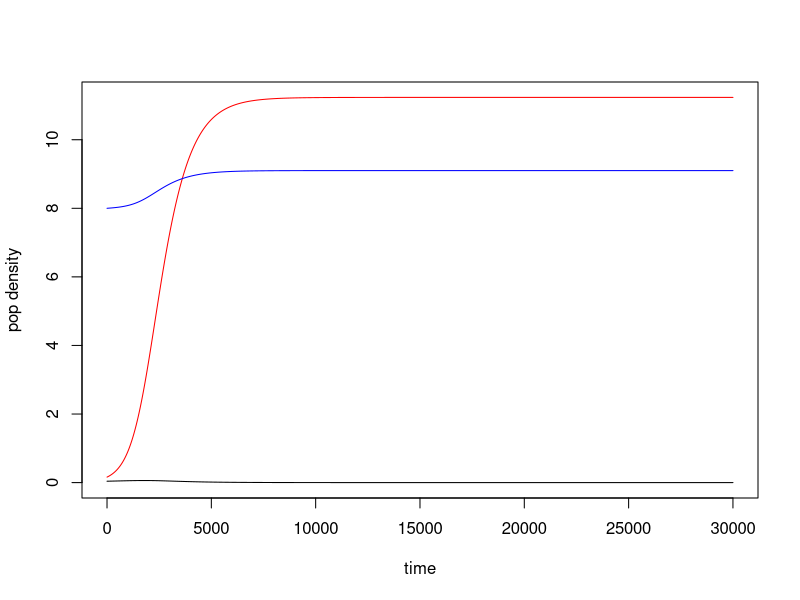
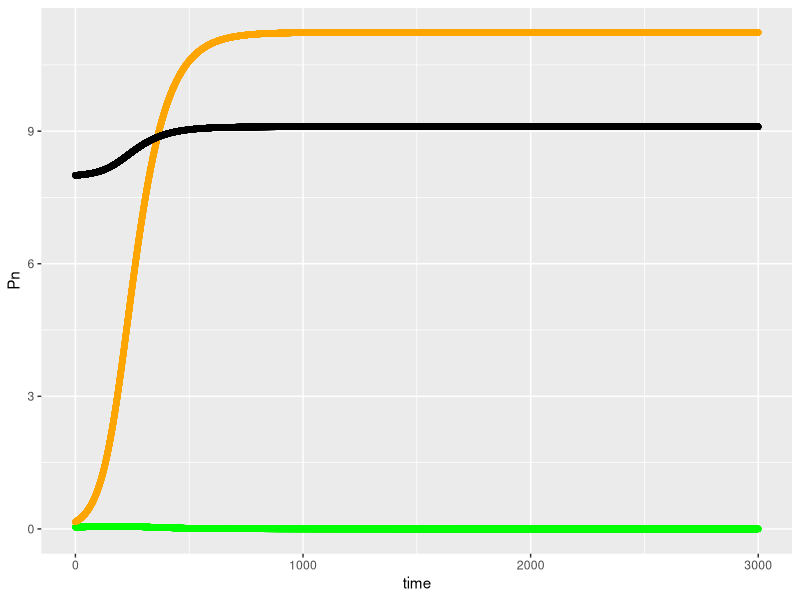

R code for these plots, in order:
#=============================================================================
# R code to implement and explore an ODE for resource-consumer dynamics 
# between algae and photosynthetic diazotrophs. The model assumes that two
# Nitrogen pools are present: 1 in the water column that only algae consume, 
# and 1 that is internal to nitrogen-fixing diazotrophs. This second source
# can become available to algae when diazotrophs die. 
# 
# Eventually the demographic rates will become temperature dependent. 
#=============================================================================
# load libraries
#=============================================================================
library(tidyverse)
library(deSolve)


#=============================================================================
# Define the population dynamics through the following function
# This model includes one consumers: Pn and Pf 
# 	Pn is a consumer of Nitrogen and light. 
#	Pf is a consumer of Nitrogen and light, but also fixes N. 
# This model includes one resource: R 
# 	R can be added at a constant rate. 
#	R is produced by the mortality of both Pn and Pf
#
# The growth rates of both species are determined by light intensity. 
# Light intensity is a function of depth, and decreases as densities of both
# species increase. The extra set of equations in the model definition 
# calculate a new average growth rate each time step based on these factors.  
#=============================================================================

agawin_mod = function(times,sp,parms){
	with( as.list(c(parms, sp )), #args = parms (list of parameters), sp (matrix of outputs (Pf, Pn, R) -- add a line of values at each time step)
		{	
			##### Determine species-specific average growth rates as a function
			##### of resource availibility and light intensity (eqs. 7, 9-10)
			Iout = Iin *(exp( zM*(-Kbg - kN*Pn - kF*Pf) ) ) #eq 7 at zM #Iout = average amount of light as a function of depth
			       #k = light attenuation, P is abundance, for species N and F (F is fixer) 
		
			#Average growth rate of Pn (eq 9)
			gn_ave = gmn * (R/(Mn+R))*( ( log(Hn+Iin) - log(Hn+Iout) ) / 
			(log(Iin)-log(Iout) ) )

			#Average growth rate of Pf (eq 10)
			# gf_ave = (gmfn2 *Mf + gmfn03*R)/(Mf+R)*( ( log(Hf+Iin) - log(Hf+Iout) ) / 
			# (log(Iin)-log(Iout)) )

			#Average growth rates for each nitrogen source, separated
			gfno3_ave =  gmfn03 *  (R/(Mf+R))*( ( log(Hf+Iin) - log(Hf+Iout) ) / 
			(log(Iin)-log(Iout) ) )

			gfn2_ave = gmfn2 * (R/(Mf+R))*( ( log(Hf+Iin) - log(Hf+Iout) ) / 
			(log(Iin)-log(Iout) ) )

			gf_ave = gfn2_ave + gfno3_ave

			##### Consumer dynamics 
			#Algae (Eq 1) : 
			dPn = Pn * ( gn_ave - mn) #dPn calculates change at next time point, so uses all variables from the last time step; Jacob has factored out PN; this is stored as the new population size at this time step
			#N fixer (Eq 2): 
			dPf = Pf * ( gf_ave - mf )			 
			
			####Resource (N) (Eq 3): 
			dR = D*(Rin - R) - Qn*gn_ave*Pn - Pf*gfno3_ave*Qf + ef*Pf*gfn2_ave*Qf 


	  	list( c(dPn,dPf,dR) ) #also store these outputs in the matrix; these are the "dynamic variables", which they calculate as the growth rates they are and then back calculate N at current time step from

	  	list( c(dPn,dPf,dR, Iout=Iout, gn_ave=gn_ave, gfno3_ave  = gfno3_ave,gfn2_ave =gfn2_ave ) )

		})	

}  


#=============================================================================
# Set values of the population parameters (high light scenario; i.e. no synechococcus)
#=============================================================================
###From table 3
###Non-fixer (there are two of these, chlorella for now)
mn = 0.014 #mortality

#These terms are all for the growth rate gn_ave. 
gmn = 0.06 #Max gr
Mn = 0.308 #Half saturation constants 
Hn = 80

###Fixer
mf = 0.014 #mortality

#These terms are all for the growth rates gfno3 and gfn2. There are two sets of
#these for high and low light: 
#Use the high light treatment for now.
gmfn03 = .084
gmfn2 =  0.025
#Half saturation constants 
#All of Hs and Ms are set to be equal by the authors. 
Hf = 70
Mf = 1
# Hfn2 = 70
# Hfno3 = 70
# Mfn2 = 1
# Mfno3 = 1 

###Resource
Qn = 0.079#cell quota of N
Qf = 0.092#cell quota of N

D = 0.014 #dilution rate in experiment. 
Iin = 40 #Light in, HL
Rin = 8 #These are the treatment levels of N input. 0, 0.1, 0.5, 8. 

###Parametes for light intensity calculation (eqs 7-10)
#Growth rate is spatially (i.e. depth) dependent. The average growth rates (eqs 4 - 6) for 
#each species are light dependent. Light intensity is dependent on population 
#densities, depth, and some physical parameters as described by equation 7.
# 
#The integral in eq. 8 could be implemented directly in this code. However, 
#the authors show that this integral can be solved analytically which leads to 
#equations 9-10. These equations only require the endpoints of light intensity: 
#i.e., the light at depth 0, and at the mixing depth z_M, at the bottom of the 
#container. these values in text of table 1
Kbg = 4.75 #4.75 #Background turbidity. In a few cases this is 11
zM = 0.05 #mixing depth
kF = 4.86 #light attenutation constants. 
kN = 5.68 #This is determined by eq 13 for Synechococcus
ef = 8 #epsilon

#Put these parameters all together in a list to pass to deSolve with the model
#definition. 
parms = list(
			mn = mn, gmn = gmn, Mn = Mn, Hn = Hn, 
			mf = mf, gmfn03 = gmfn03, gmfn2 = gmfn2, Hf = Hf, Mf = Mf,  
			Qn = Qn, Qf = Qf, D = D, Iin = Iin, Rin = Rin, Kbg = Kbg, zM = zM, kF = kF,
			kN = kN, ef = ef
		 )

#=============================================================================
# Run the model with initial conditions (IC)
#=============================================================================
tend = 3000 #t final
delta1 = 0.1 #size of time step
times  = seq(from = 0, to = tend, by = delta1)
tl = length(times) 
#Use ICs to help set the scenario. E.g., when Pn or Pf =0, 
#this is a monoculture experiment. Otherwise, use ICs from those reported in 
#Table 1

minit =  c(Pn = 10,Pf = 0.16, R = Rin) #model initial values

Pn_ic =0.04
Pf_ic =0.16
Iout = Iin-1
gn_ic = gmn * (Rin/(Mn+Rin))*( ( log(Hn+Iin) - log(Hn+Iout) ) / 
			(log(Iin)-log(Iout) ) )
gfno3_ic = gmfn03 *  (Rin/(Mf+Rin))*( ( log(Hf+Iin) - log(Hf+Iout) ) / 
			(log(Iin)-log(Iout) ) )
gfn2_ic = gmfn2 * (Rin/(Mf+Rin))*( ( log(Hf+Iin) - log(Hf+Iout) ) / 
			(log(Iin)-log(Iout) ) )

minit =  c(Pn = Pn_ic ,Pf = Pf_ic, R = Rin, Iout=Iout, gn_ave=gn_ic, 
				gfno3_ave  = gfno3_ic,gfn2_ave = gfn2_ic )


#Run the model
agawin_out = ode(y = minit, times = times, func = agawin_mod, parms = parms)

#=============================================================================
# Plot
#=============================================================================
#Black is Pn (Chorella) 
#Red is Pf (Cyanothece)
#Blue is R (N)

plot( agawin_out [,2], t="l", ylab = "pop density", xlab = "time", 
	ylim = c(0, max(agawin_out[,2:4]) ) )
cuse = c("black","black","red","blue","green")
for ( n in 3:4) {
	lines (agawin_out[,n], col = cuse[n] )
}

#get it read to plot with ggplot
agawin_out <- as.data.frame(agawin_out)

#plot
agawin_out %>% 
  ggplot() +
  geom_point(aes(x = time, y = Pn), colour = "green") +
  # geom_point(aes(x = time, y = gfno3_ave), colour = "blue") +
  # geom_point(aes(x = time, y = gfn2_ave), colour = "green") +
  geom_point(aes(x = time, y = Pf), colour = "orange") + #total growth rate of fixer
  geom_point(aes(x = time, y = R), colour = "black")
  
